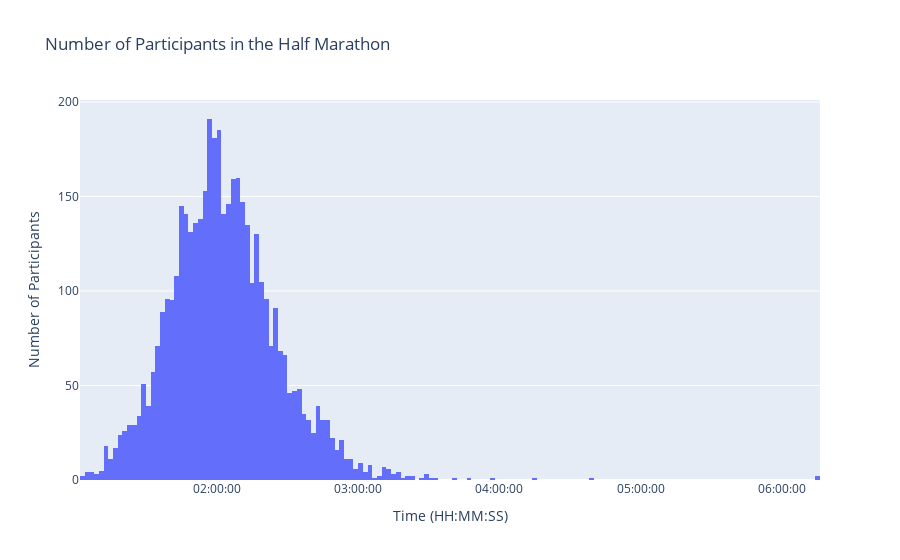

The notebook cell this image was saved under:
### Markdown cell above
We have great representation from a large number of countries. I can figure out an athlete's country by looking at the flag displayed on the website. The flags seem to use ISO 3166-1 2 letter country codes which let me link them to countries, but there are still 2 athletes who have a blank country in the data. I wonder if these athletes somehow managed to register without a country, or if they registered with a country that doesn't have a valid ISO code. I suppose the question: "How many countries are there?" is actually very contentious with no consensus between governments worldwide, so it makes sense that we can run into an edge case like this.

### Code cell
import plotly.graph_objects as go
from collections import defaultdict
import datetime as dt

times = defaultdict(list)

for row in data:
# Process the times and group by genderfor row in data:
    if row['event_name'] in EVENTS_OF_INTEREST:
        time = row['time']
        if len(time.split(':')) == 1:
            continue

        hours, minutes, seconds = time.split(':')
        time = dt.timedelta(hours=int(hours), minutes=int(minutes), seconds=int(seconds))
        time = dt.datetime(2000, 1, 1) + time
        times[row['event_name']].append(time)

half_marathon_times = times['Half Marathon']

# Create the stacked histogram
fig = go.Figure()
fig.add_trace(go.Histogram(
    x=half_marathon_times,
    name='idk',
))

# Update the layout for stacked histogram
fig.update_layout(
    title="Number of Participants in the Half Marathon",
    yaxis_title="Number of Participants",
    xaxis={"tickformat": "%H:%M:%S", 'title': 'Time (HH:MM:SS)'},  # Format x-axis ticks as HH:MM:SS
)

fig.show()

### Figure 1 — Plotly figure (JSON) as saved in the notebook; plotly's stock layout.template omitted (floating-point values rounded to 4 significant figures; data arrays with more than 128 entries replaced by an {"elided": "..."} marker saying what was removed)
{"data": [{"name": "idk", "type": "histogram", "x": {"elided": "4317 str values"}}], "layout": {"title": {"text": "Number of Participants in the Half Marathon"}, "xaxis": {"tickformat": "%H:%M:%S", "title": {"text": "Time (HH:MM:SS)"}}, "yaxis": {"title": {"text": "Number of Participants"}}}}
